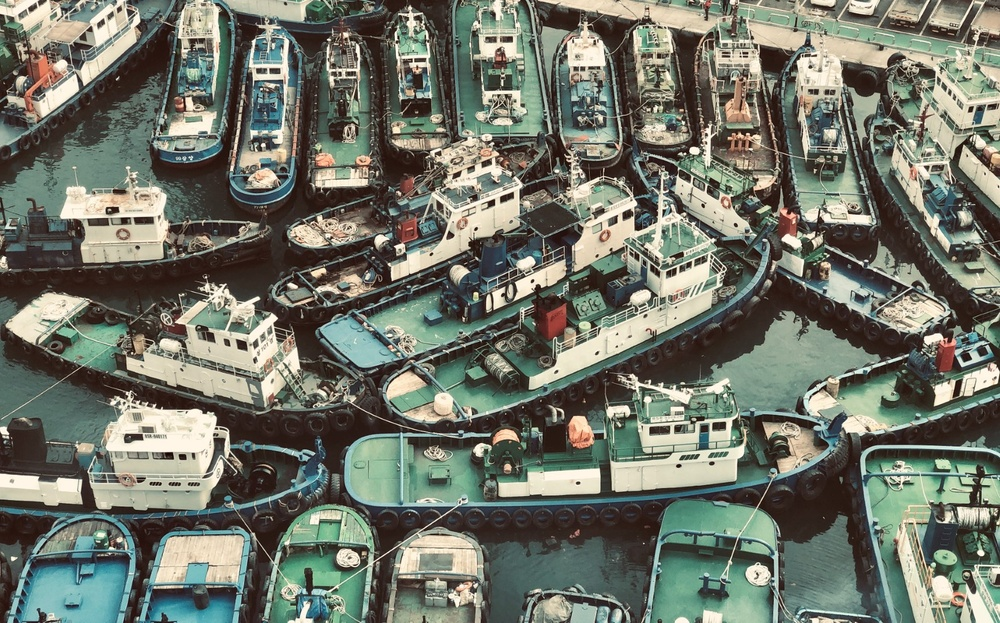
#> input picture data/image01.jpg, 1000 x 623 px, shrunk from 1733 x 1080 before the run, found by its file name; the run also reads 1 picture not shown here
$ python 6-4.py
#> lines starting #> are read from the running program, lines starting #| are printed output that depends on the picture
import cv2 as cv


img_background = cv.imread("./data/image01.jpg", cv.IMREAD_GRAYSCALE)
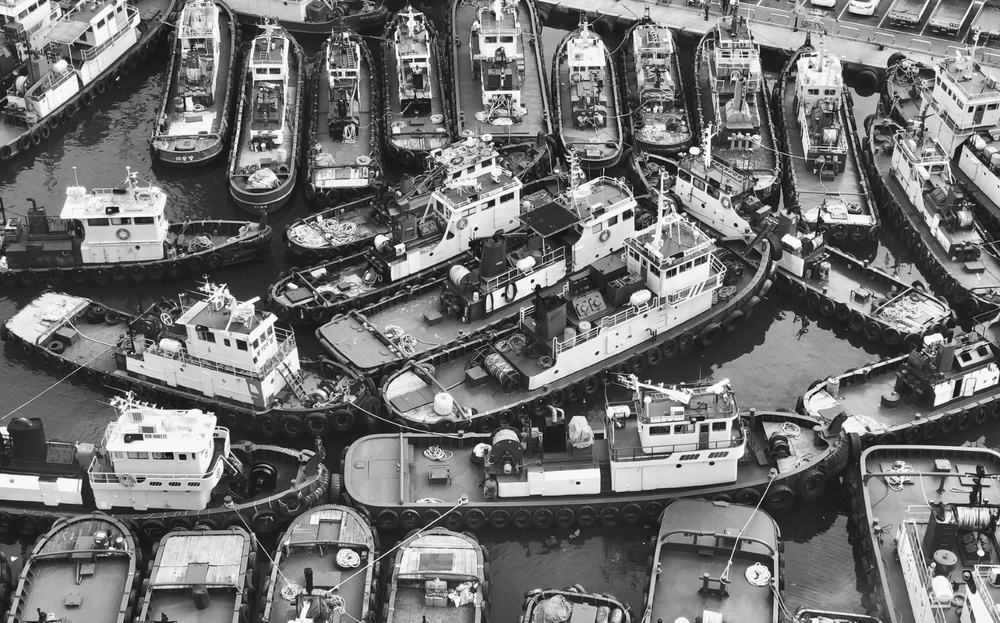
#> img_background: shape (623, 1000); min 0, max 255, mean 114.8
img_object = cv.imread("./data/image01_gray.jpg", cv.IMREAD_GRAYSCALE)


img_sub = cv.subtract(img_object, img_background)
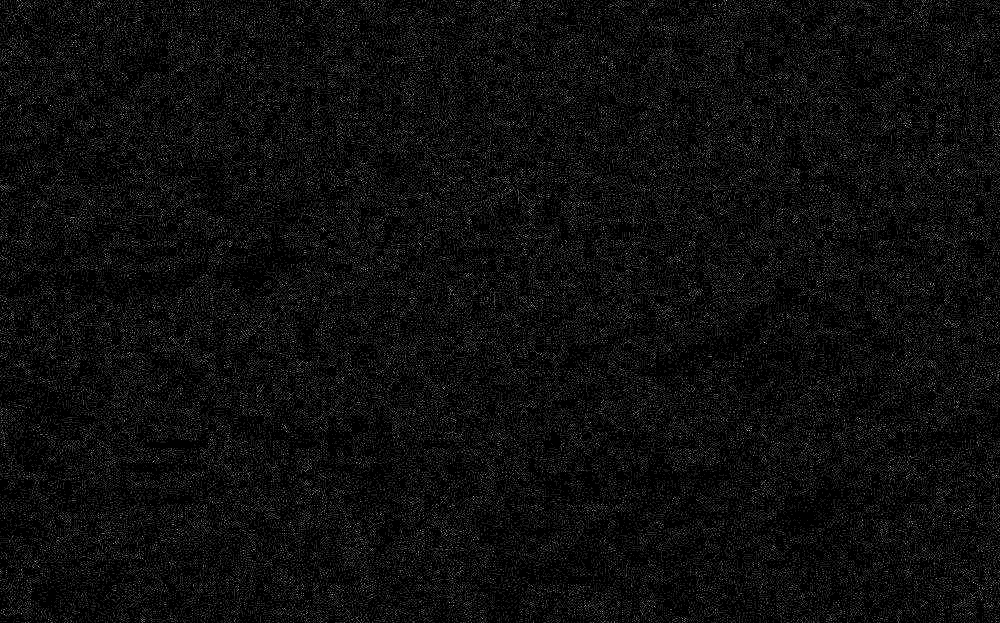
#> img_sub: shape (623, 1000); min 0, max 10, mean 0.565; drawn with min black and max white


retval, img_binary = cv.threshold(img_sub, 50, 255, cv.THRESH_BINARY)
#> img_binary: shape (623, 1000); every value is 0


cv.imshow("background", img_background)
cv.imshow("object", img_object)
cv.imshow("sub", img_sub)
cv.imshow("binary", img_binary)
cv.waitKey(0)
